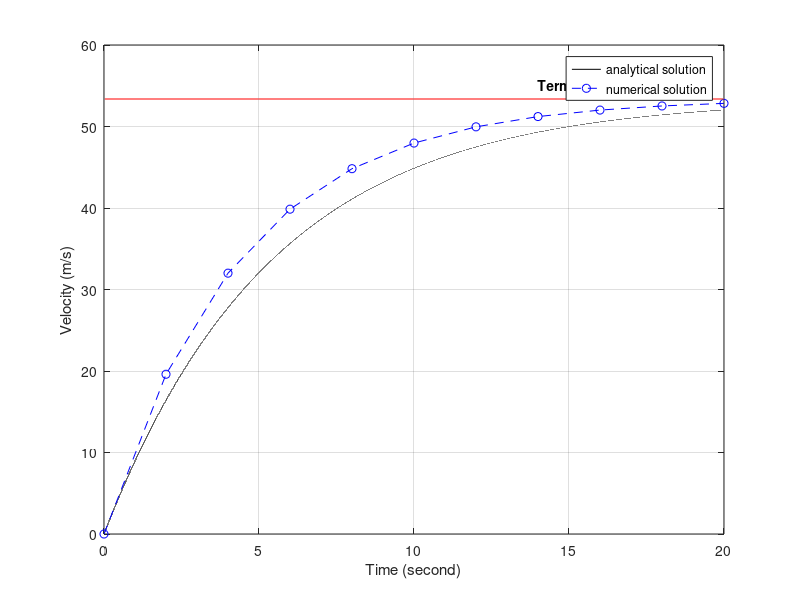

Reproduce this figure in MATLAB.
clear all; clc; close all;

%% Parameters
m=68.1; % kg
c=12.5; % m/sec^2
g=9.8;  % kg/s

%% Calculation
t=0:0.0001:20; % time of exact solution

dt=2;          % dt of numerical solution
t1=0:dt:20;    % time of numerical solution
v=g*m/c*(1-exp(-(c/m)*t)); % exact solution

v1(1)=0;       % initial velocity of numerical solution
for kk=1:length(t1)
    v1(kk+1)=v1(kk)+(g-c/m*v1(kk))*dt;
end

ref=ones(length(t),1)*g*m/c; % terminal velocity

%% Display result
figure
plot(t,v,'-k',t1,v1(1:end-1),'o--b',t,ref,':r','linewidth',1.5)
text(14,55,'Terminal velocity','FontWeight','bold')
grid on
legend('analytical solution','numerical solution','Location','best')
xlabel('Time (second)')
ylabel('Velocity (m/s)')